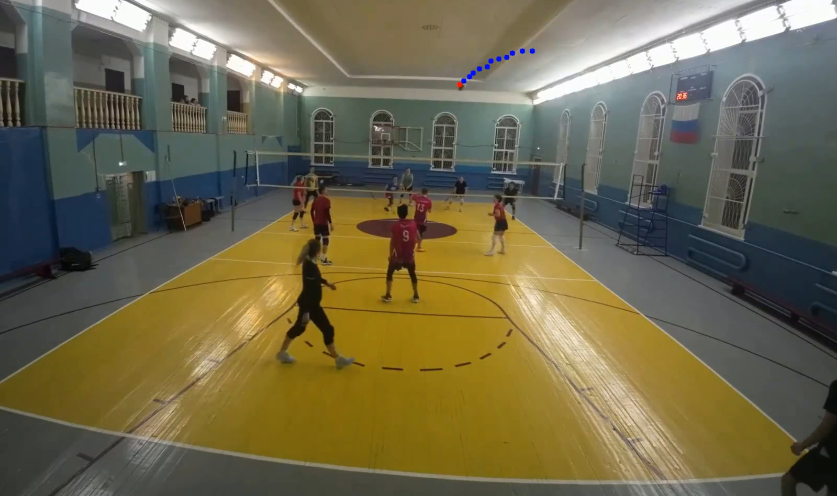
#> input picture examples/ball-tracking.jpg, 1674 x 992 px (shown at 1/2 size)
$ python vb-court_annotator.py --video_path examples/ball-tracking.jpg
#> lines starting #> are read from the running program, lines starting #| are printed output that depends on the picture; after the words box and inside, x2 and y2 are one past the last pixel; in counts of white or black regions, pixels touching at a corner belong together
#!/usr/bin/env python3
"""
Volleyball court keypoints annotation tool
Allows manual annotation of volleyball court keypoints on images
"""
import os
import sys
import json
import argparse
import cv2
import numpy as np
from pathlib import Path
from abc import ABC, abstractmethod


class FrameSource(ABC):
    """Abstract base class for frame sources (directory or video)"""

    # [34 lines left out: functions get_frame, get_total_frames, get_frame_name, save_frame, save_annotation, delete_frame and 1 more, not called in this run]


class DirectoryFrameSource(FrameSource):
    """Frame source for directory containing image files"""

    # [20 lines left out: functions __init__, get_frame, not called in this run]

    def get_total_frames(self):
        """Get total number of frames"""
        return len(self.image_files)

    # [111 lines left out: functions get_frame_name, save_frame, save_annotation, delete_frame, get_annotation_path, calculate_bbox, not called in this run]


class VideoFrameSource(FrameSource):
    """Frame source for video files"""

    def __init__(self, video_path, frame_step=30, target_width=1280, mirror=False):
#> called with video_path = 'examples/ball-tracking.jpg', frame_step = 30, target_width = 1280, mirror = False
        self.video_path = Path(video_path)
        self.frame_step = frame_step
        self.target_width = target_width
        self.mirror = mirror
        self.video_name = self.video_path.stem
        if self.mirror:
            self.output_dir = self.video_path.parent / f"{self.video_name}_mirror_frames"
        else:
            self.output_dir = self.video_path.parent / f"{self.video_name}_frames"

        self.output_dir.mkdir(parents=True, exist_ok=True)

        # Get list of frame numbers to process
        cap = cv2.VideoCapture(str(self.video_path))
        if not cap.isOpened():
            raise ValueError(f"Could not open video {self.video_path}")

        self.fps = cap.get(cv2.CAP_PROP_FPS)
        self.total_frames = int(cap.get(cv2.CAP_PROP_FRAME_COUNT))
        cap.release()

        # Collect frames to process (every frame_step-th frame)
        self.frames_to_process = []
        temp_frame_count = 0
        while temp_frame_count < self.total_frames:
            if temp_frame_count % self.frame_step == 0:
                self.frames_to_process.append(temp_frame_count)
            temp_frame_count += self.frame_step

        # Get actual image files in the output directory
        self.image_files = []
        image_extensions = ['.jpg', '.jpeg', '.png', '.bmp', '.tiff', '.tif']
        for ext in image_extensions:
            self.image_files.extend(list(self.output_dir.glob(f'*{ext}')))
            self.image_files.extend(list(self.output_dir.glob(f'*{ext.upper()}')))

        # Sort files for consistent ordering
        self.image_files = sorted(self.image_files)

    def get_frame(self, index):
        """Get frame at specified index"""
#> called with index = 0
        if index < 0 or index >= len(self.frames_to_process):
            return None

        frame_num = self.frames_to_process[index]

        # Read the specific frame from video
        cap = cv2.VideoCapture(str(self.video_path))
        cap.set(cv2.CAP_PROP_POS_FRAMES, frame_num)
        ret, frame = cap.read()
#> frame is the input picture: shape (992, 1674, 3); mean B, G, R 76.3, 104.3, 110.9
        cap.release()

        if not ret:
            return None

        # Resize frame to target width while maintaining aspect ratio
        h, w = frame.shape[:2]
#> h = 992; w = 1674
        scale = self.target_width / w
#> scale = 0.765
        new_height = int(h * scale)
#> new_height = 758
        resized_frame = cv2.resize(frame, (self.target_width, new_height), interpolation=cv2.INTER_AREA)

        # Mirror frame if requested (horizontal flip)
        if self.mirror:
            resized_frame = cv2.flip(resized_frame, 1)  # 1 means horizontal flip

        return resized_frame

    def get_total_frames(self):
        """Get total number of frames"""
        return len(self.frames_to_process)

    def get_frame_name(self, index):
        """Get frame name at specified index"""
        if index < 0 or index >= len(self.frames_to_process):
            return None

        frame_num = self.frames_to_process[index]
        video_name = self.video_path.stem
        if self.mirror:
            video_name = f"{video_name}_mirror"

        return f"{video_name}_frame_{frame_num:06d}.jpg"

    # [108 lines left out: functions save_frame, save_annotation, delete_frame, not called in this run]

    def get_annotation_path(self, index):
        """Get path to annotation file for frame at specified index"""
        if index < 0 or index >= len(self.frames_to_process):
            return None

        frame_num = self.frames_to_process[index]
        video_name = self.video_path.stem
        if self.mirror:
            video_name = f"{video_name}_mirror"

        json_filename = f"{video_name}_frame_{frame_num:06d}.json"
        return self.output_dir / json_filename

    # [21 lines left out: function calculate_bbox, not called in this run]

class VolleyballCourtAnnotator:
    def __init__(self, frame_source):
        self.frame_source = frame_source
        self.current_image_idx = 0
        self.current_image = None
        self.current_annotations = None

        # Volleyball court keypoints (8 points)
        self.keypoints_names = [
            "1_back_left",      # 0
            "2_back_left",      # 1
            "3_back_right",     # 2
            "4_back_right",     # 3
            "5_center_left",    # 4
            "6_center_right",   # 5
            "7_net_left",       # 6
            "8_net_right"       # 7
        ]

        # Keypoint colors (BGR format) - distinct and contrasting
        self.keypoint_colors = [
            (0, 0, 255),    # 0 - Red
            (0, 165, 255),  # 1 - Orange
            (0, 255, 255),  # 2 - Yellow
            (0, 255, 0),    # 3 - Green
            (255, 0, 0),    # 4 - Blue
            (128, 0, 128),  # 5 - Purple
            (0, 255, 255),  # 6 - Cyan
            (128, 0, 128)   # 7 - Magenta
        ]

        # Different colors for visible vs not visible
        self.visible_color = (0, 255, 0)    # Green
        self.not_visible_color = (0, 0, 255) # Red

        self.current_keypoint = 0
        # Initialize all keypoints with visibility 0 (not visible) at start
        self.keypoints = [(0, 0, 0) for _ in range(8)]  # List of (x, y, visibility) for each keypoint
        self.drawing = False

        # Initialize keypoints buffer for all images
        self.keypoints_buffer = {}  # Dictionary to store keypoints for each image

        # Clipboard buffer for copy/paste operations
        self.clipboard_buffer = None  # Store keypoints for copy/paste between images

        if self.frame_source.get_total_frames() == 0:
            print(f"No frames found in source")
            sys.exit(1)

        print(f"Found {self.frame_source.get_total_frames()} frames")

    def load_annotations(self):
        """Load existing annotations from JSON file if available, or from buffer"""
        if self.current_image_idx < self.frame_source.get_total_frames():
            # Get frame name for buffer key
            frame_name = self.frame_source.get_frame_name(self.current_image_idx)
            if frame_name:
                frame_path_str = str(self.frame_source.output_dir / frame_name) if hasattr(self.frame_source, 'output_dir') else frame_name
            else:
                frame_path_str = f"frame_{self.current_image_idx}"

            # Check if we have annotations in buffer for this frame
            if frame_path_str in self.keypoints_buffer:
                # Load from buffer
                self.keypoints = self.keypoints_buffer[frame_path_str].copy()
                print(f"Loaded annotations from buffer for {frame_name}")
            else:
                # Try to load from JSON file
                json_path = self.frame_source.get_annotation_path(self.current_image_idx)
                if json_path and json_path.exists():
                    try:
                        with open(json_path, 'r') as f:
                            data = json.load(f)
                            # Look for the annotation for this specific image
                            if 'annotations' in data and len(data['annotations']) > 0:
                                # Get the first annotation
                                ann = data['annotations'][0]
                                # keypoints format is [x1,y1,v1,x2,y2,v2,...]
                                kp_values = ann.get('keypoints', [])
                                # Convert to our format [(x, y, v), ...]
                                self.keypoints = []
                                for i in range(0, len(kp_values), 3):
                                    if i + 2 < len(kp_values):
                                        self.keypoints.append((kp_values[i], kp_values[i+1], kp_values[i+2]))
                                    else:
                                        self.keypoints.append((0, 0, 0))  # Default if incomplete
                                print(f"Loaded existing annotations from {json_path}")
                                # Also store in buffer
                                self.keypoints_buffer[frame_path_str] = self.keypoints.copy()
                            else:
                                # Initialize with empty keypoints
                                self.keypoints = [(0, 0, 0) for _ in range(8)]
                                # Initialize buffer for this frame
                                self.keypoints_buffer[frame_path_str] = self.keypoints.copy()
                        return True
                    except Exception as e:
                        print(f"Error loading annotations: {e}")
                else:
                    # Initialize with empty keypoints if no existing annotations
                    self.keypoints = [(0, 0, 0) for _ in range(8)]
                    # Initialize buffer for this frame
                    self.keypoints_buffer[frame_path_str] = self.keypoints.copy()
                    return False
        else:
            # Initialize with empty keypoints if no existing annotations
            self.keypoints = [(0, 0, 0) for _ in range(8)]
            return False

    # [136 lines left out: functions save_annotations, calculate_bbox, copy_keypoints, paste_keypoints, delete_current_image, mouse_callback, not called in this run]

    def draw_annotations(self, image):
        """Draw keypoints and connections on image"""
        img_copy = image.copy()

        # Draw skeleton connections
        skeleton = [
            [0, 4], [4, 1], [1, 2],
            [2, 5], [5, 3], [3, 0],
            [4,5],[4,6],[6,7],[7,5]
        ]

        for conn in skeleton:
            pt1_idx, pt2_idx = conn
            pt1 = self.keypoints[pt1_idx]
            pt2 = self.keypoints[pt2_idx]

            # Only draw if both points are visible (v > 0)
            if pt1[2] > 0 and pt2[2] > 0:  # Both visible
                cv2.line(img_copy, (int(pt1[0]), int(pt1[1])), (int(pt2[0]), int(pt2[1])),
                        (200, 200, 200), 2)

        # Draw keypoints
        for i, (x, y, v) in enumerate(self.keypoints):
            if v > 0:  # Draw visible points
                color = self.visible_color if v == 2 else self.not_visible_color
                # Draw point
                cv2.circle(img_copy, (int(x), int(y)), 8, color, -1)
                cv2.circle(img_copy, (int(x), int(y)), 8, (255, 255, 255), 2)  # White border

                # Draw keypoint number
                cv2.putText(img_copy, str(i), (int(x)+10, int(y)-10),
                           cv2.FONT_HERSHEY_SIMPLEX, 0.6, (255, 255, 255), 2)
                cv2.putText(img_copy, str(i), (int(x)+10, int(y)-10),
                           cv2.FONT_HERSHEY_SIMPLEX, 0.6, (0, 0, 0), 1)
            else:  # Draw invisible points as smaller, semi-transparent circles
                # Draw as smaller, gray circle with dashed border
                cv2.circle(img_copy, (int(x), int(y)), 4, (128, 128, 128), 1, lineType=cv2.LINE_8)
                # Draw keypoint number in gray
                cv2.putText(img_copy, str(i), (int(x)+6, int(y)-6),
                           cv2.FONT_HERSHEY_SIMPLEX, 0.4, (128, 128, 128), 1)
#> img_copy: shape (758, 1280, 3); mean B, G, R 76.3, 104.3, 110.9

        # Highlight current keypoint
        if self.current_keypoint < len(self.keypoints):
            curr_x, curr_y, curr_v = self.keypoints[self.current_keypoint]
            # Always highlight the current keypoint regardless of visibility
            cv2.circle(img_copy, (int(curr_x), int(curr_y)), 12, (0, 255, 255), 3)  # Yellow highlight
#> img_copy: shape (758, 1280, 3); mean B, G, R 76.3, 104.3, 110.9

        # Add info text
        h, w = img_copy.shape[:2]
#> h = 758; w = 1280
        cv2.putText(img_copy, f"Frame: {self.current_image_idx + 1}/{self.frame_source.get_total_frames()}",
                   (10, 30), cv2.FONT_HERSHEY_SIMPLEX, 0.7, (255, 255, 255), 2)
        cv2.putText(img_copy, f"Frame: {self.current_image_idx + 1}/{self.frame_source.get_total_frames()}",
                   (10, 30), cv2.FONT_HERSHEY_SIMPLEX, 0.7, (0, 0, 0), 1)
#> img_copy: shape (758, 1280, 3); mean B, G, R 76.4, 104.4, 111

        cv2.putText(img_copy, f"Keypoint: {self.current_keypoint} - {self.keypoints_names[self.current_keypoint]}",
                   (10, 60), cv2.FONT_HERSHEY_SIMPLEX, 0.7, (255, 255, 255), 2)
        cv2.putText(img_copy, f"Keypoint: {self.current_keypoint} - {self.keypoints_names[self.current_keypoint]}",
                   (10, 60), cv2.FONT_HERSHEY_SIMPLEX, 0.7, (0, 0, 0), 1)
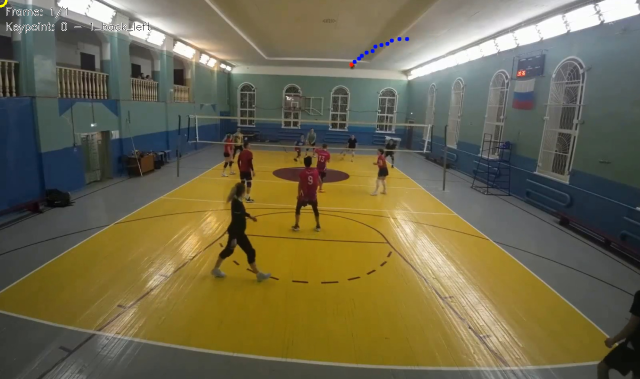
#> img_copy: shape (758, 1280, 3) (shown at 1/2 size); mean B, G, R 76.4, 104.4, 111.1

        # Add instructions
        instructions = [
            "Controls:",
            "LMB - Set current keypoint",
            "MMB - Delete current keypoint",
            "N - Next keypoint",
            "P - Previous keypoint",
            "SPACE - Skip keypoint",
            "S - Save annotations",
            "A - Auto mode (next frame + paste + save)",
            "D - Delete current image and annotation",
            "Ctrl+C - Copy keypoints",
            "Ctrl+V - Paste keypoints",
            '"]" - Next image',
            '"[" - Previous image',
            "ESC - Quit"
        ]

        for i, text in enumerate(instructions):
            cv2.putText(img_copy, text, (w - 250, 30 + i * 25),
                       cv2.FONT_HERSHEY_SIMPLEX, 0.5, (255, 255, 255), 2)
            cv2.putText(img_copy, text, (w - 250, 30 + i * 25),
                       cv2.FONT_HERSHEY_SIMPLEX, 0.5, (0, 0, 0), 1)
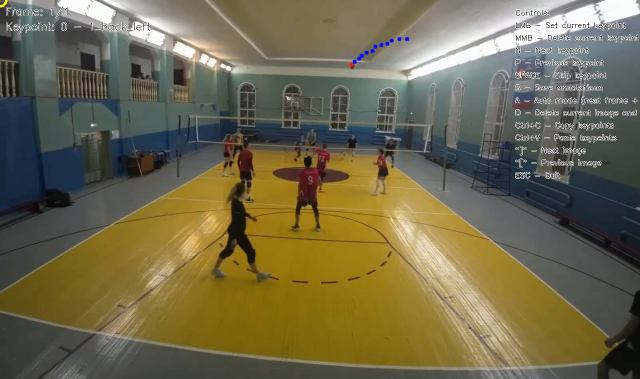
#> img_copy: shape (758, 1280, 3) (shown at 1/2 size); 1.53% of pixels changed, all inside (x1, y1, x2, y2) = (1030, 19, 1278, 358)

        return img_copy

    def run(self):
        """Main annotation loop"""
        cv2.namedWindow('Volleyball Court Annotation', cv2.WINDOW_AUTOSIZE)
        cv2.setMouseCallback('Volleyball Court Annotation', self.mouse_callback)

        fps = 0
        while True:
            # Load current frame
            if self.current_image_idx < self.frame_source.get_total_frames():
                self.current_image = self.frame_source.get_frame(self.current_image_idx)

                if self.current_image is None:
                    print(f"Could not load frame: {self.current_image_idx}")
                    continue

                # Load existing annotations or initialize
                self.load_annotations()

                # Draw annotations on frame
                annotated_img = self.draw_annotations(self.current_image)

                # Set window title to current file name
                window_title = f'Volleyball Court Annotation - {self.frame_source.get_frame_name(self.current_image_idx)}'
                cv2.imshow('Volleyball Court Annotation', annotated_img)
                cv2.setWindowTitle('Volleyball Court Annotation', window_title)

                # Wait for key press
                key = cv2.waitKey(fps) & 0xFF
#> (key Esc is pressed here)

                if key == 27:  # ESC key
                    break
                elif key == ord('n') or key == ord('N'):  # Next keypoint
                    fps = 0
                    self.current_keypoint = (self.current_keypoint + 1) % 8
                elif key == ord('p') or key == ord('P'):  # Previous keypoint
                    self.current_keypoint = (self.current_keypoint - 1) % 8
                elif key == ord(']'):  # Next frame
                    if self.current_image_idx < self.frame_source.get_total_frames() - 1:
                        self.current_image_idx += 1
                elif key == ord('['):  # Previous frame
                    if self.current_image_idx > 0:
                        self.current_image_idx -= 1
                elif key == ord(' '):  # Space - skip keypoint
                    # Mark current keypoint as not visible (0) with coordinates (0, 0)
                    if self.current_keypoint < len(self.keypoints):
                        self.keypoints[self.current_keypoint] = (0, 0, 0)
                        print(f"Skipped keypoint '{self.keypoints_names[self.current_keypoint]}'")
                        self.current_keypoint = (self.current_keypoint + 1) % 8
                elif key == ord('s') or key == ord('S'):  # Save
                    self.save_annotations()
                elif key == ord('m') or key == ord('M'):  # Toggle mode (keypoint/frame navigation)
                    # This would toggle between navigating keypoints vs frames
                    # For now, let's just add a trackbar to distinguish modes
                    pass
                elif key == ord('c') or key == ord('C'):  # Ctrl+C - Copy keypoints to clipboard buffer
                    self.copy_keypoints()
                elif key == ord('v') or key == ord('V'):  # Ctrl+V - Paste keypoints from clipboard buffer
                    self.paste_keypoints()
                elif key == ord('a') or key == ord('A'):  # Auto mode - go to next frame, paste keypoints from buffer, and save
                    # Go to next frame
                    fps = 0
                    if self.current_image_idx < self.frame_source.get_total_frames() - 1:
                        self.current_image_idx += 1
                        # Paste keypoints from clipboard buffer if available
                        if self.clipboard_buffer is not None:
                            fps = 1
                            self.paste_keypoints()
                            # Save the annotations
                            self.save_annotations()
                            print(f"Auto mode: Navigated to next frame, pasted keypoints and saved")
                        else:
                            print(f"Auto mode: Navigated to next frame, but clipboard buffer is empty")
                    else:
                        print(f"Auto mode: Already at the last frame")
                elif key == ord('d') or key == ord('D'):  # Delete current frame and annotation
                    self.delete_current_image()

                if fps != 0 and self.clipboard_buffer is not None:
                    self.current_image_idx += 1
                    self.paste_keypoints()
                    # Save the annotations
                    self.save_annotations()
                    print(f"Auto mode: Navigated to next frame, pasted keypoints and saved")

            else:
                break

        cv2.destroyAllWindows()


def main():
    parser = argparse.ArgumentParser(description='Volleyball Court Keypoints Annotation Tool')
    parser.add_argument('--data_dir', type=str, default='data',
                       help='Directory containing images to annotate (default: data)')
    parser.add_argument('--video_path', type=str,
                       help='Path to video file to extract frames from')
    parser.add_argument('--frame_step', type=int, default=30,
                       help='Step between frames when extracting from video (default: 30)')
    parser.add_argument('--target_width', type=int, default=1280,
                       help='Target width for resized frames (default: 1280)')
    parser.add_argument('--mirror', action='store_true',
                       help='Horizontally flip frames (mirror effect)')

    args = parser.parse_args()

    # Create the appropriate frame source based on arguments
    if args.video_path:
        video_path = Path(args.video_path)
        if not video_path.exists():
            print(f"Error: Video file {video_path} does not exist")
            return

        # Create VideoFrameSource
        frame_source = VideoFrameSource(
            video_path=str(video_path),
            frame_step=args.frame_step,
            target_width=args.target_width,
            mirror=args.mirror
        )
    else:
        # Create DirectoryFrameSource
        frame_source = DirectoryFrameSource(args.data_dir)

    # Create and run the annotator with the frame source
    annotator = VolleyballCourtAnnotator(frame_source)
    annotator.run()

if __name__ == "__main__":
    main()
